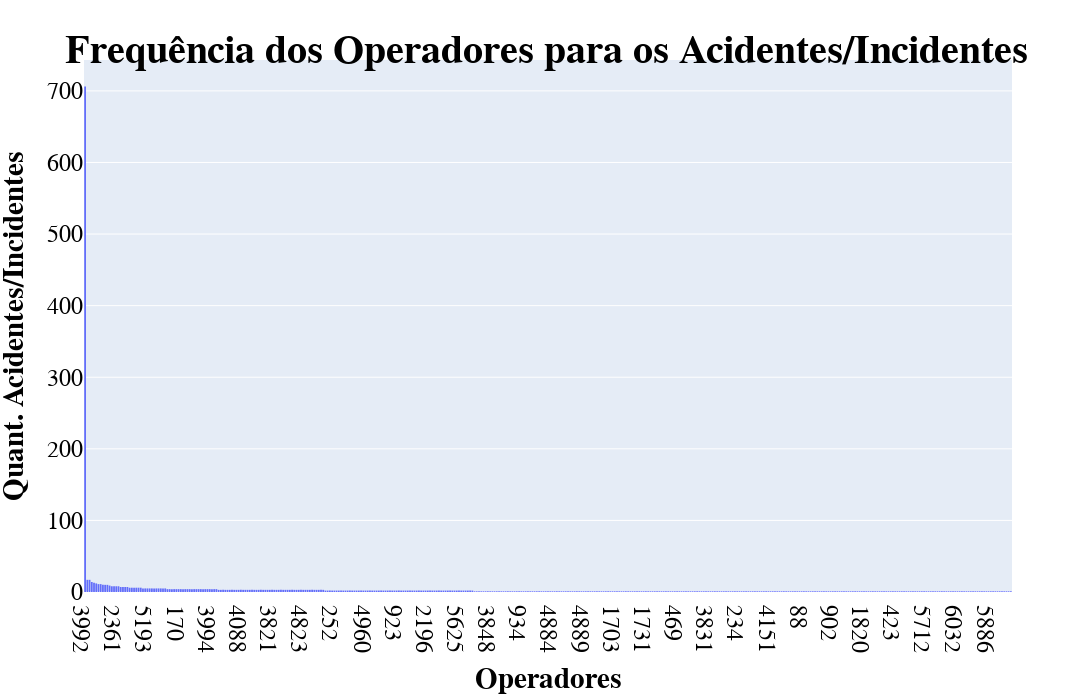

Notebook cell for this chart:
### Markdown cell above
A base de dados apresenta no máxima 4 ocorrencias de acidentes/incidentes para uma mesma aeronave e temos apenas 5 aeronaves com essa frequência.

### Code cell
# avaliando os operadores
fig = px.histogram(df_aeronaves_aviao['codigo_operador'].astype(str), x='codigo_operador', nbins=10)
fig.update_layout(
    height=700,
    width=2100,
    title=dict(
        text='<b>Frequência dos Operadores para os Acidentes/Incidentes</b>',
        x=0.5,
        y=0.95,
        font=dict(
            family="Arial",
            size=40,
            color='#000000'
        )
    ),
    xaxis_title="<b>Operadores</b>",
    yaxis_title='<b>Quant. Acidentes/Incidentes</b>',
    font=dict(
        family="Courier New, Monospace",
        size=24,
        color='#000000'
    ),
    xaxis={'categoryorder':'total descending'}
)
fig.show()

### Figure 1 — Plotly figure (JSON) as saved in the notebook; plotly's stock layout.template omitted (floating-point values rounded to 4 significant figures; data arrays with more than 128 entries replaced by an {"elided": "..."} marker saying what was removed)
{"data": [{"alignmentgroup": "True", "bingroup": "x", "hovertemplate": "codigo_operador=%{x}<br>count=%{y}<extra></extra>", "legendgroup": "", "marker": {"color": "#636efa", "pattern": {"shape": ""}}, "name": "", "nbinsx": 10, "offsetgroup": "", "orientation": "v", "showlegend": false, "type": "histogram", "x": {"elided": "1603 str values"}, "xaxis": "x", "yaxis": "y"}], "layout": {"barmode": "relative", "font": {"color": "#000000", "family": "Courier New, Monospace", "size": 24}, "height": 700, "legend": {"tracegroupgap": 0}, "margin": {"t": 60}, "title": {"font": {"color": "#000000", "family": "Arial", "size": 40}, "text": "<b>Frequência dos Operadores para os Acidentes/Incidentes</b>", "x": 0.5, "y": 0.95}, "width": 2100, "xaxis": {"anchor": "y", "categoryorder": "total descending", "domain": [0, 1], "title": {"text": "<b>Operadores</b>"}}, "yaxis": {"anchor": "x", "domain": [0, 1], "title": {"text": "<b>Quant. Acidentes/Incidentes</b>"}}}}
